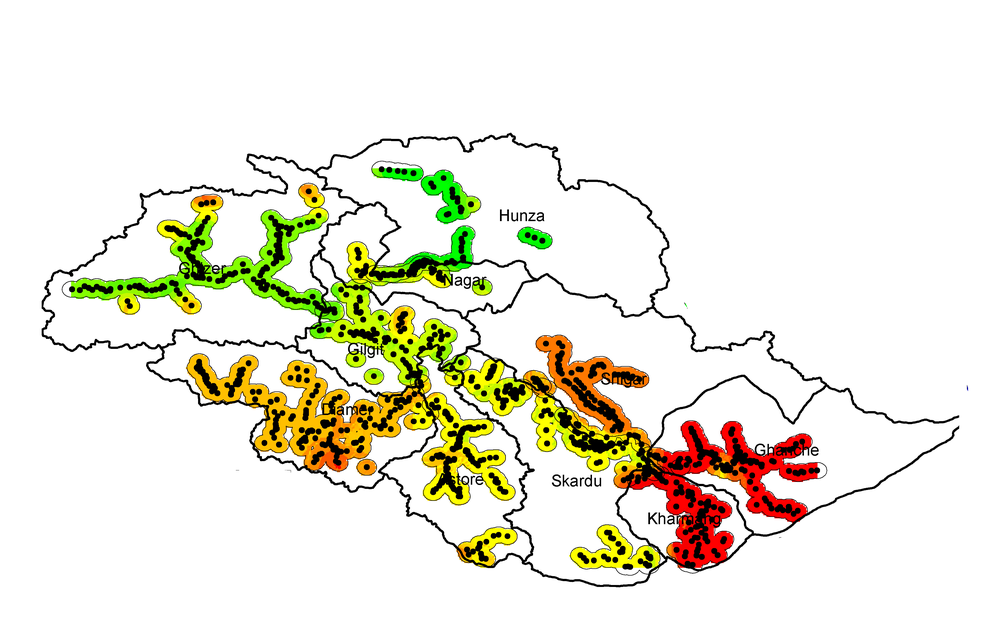
%> input picture assigment/images/Group-1-3-5.tif, 1000 x 625 px, shrunk from 3600 x 2250 before the run
$ octave highpass.m   (GNU Octave 9; MATLAB toolbox functions it lacks are replaced by stand-ins)
%> lines starting %> are read from the running program, lines starting %| are printed output that depends on the picture
% Read the 4-channel image
I = imread('./images/Group-1-3-5.tif');

% Extract the first three channels to form an RGB image
ch1 = I(:,:,1); % Red
ch2 = I(:,:,2); % Green
ch3 = I(:,:,3); % Blue
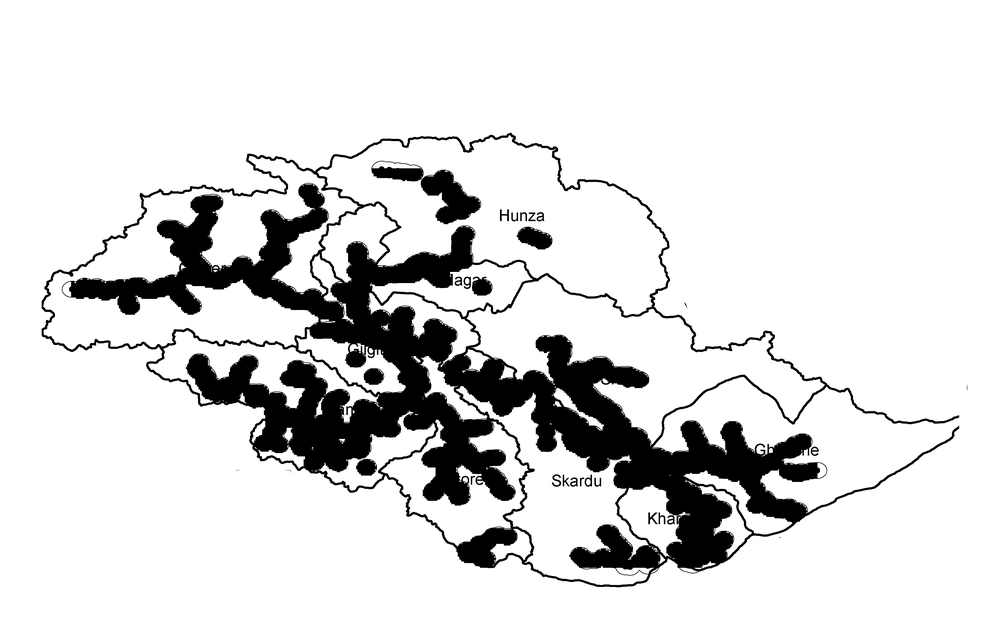
%> ch3: size 625x1000 uint8; min 0, max 255, mean 220.4
I_rgb = cat(3, ch1, ch2, ch3);

% Apply low-pass filter to each channel
sigma_lp = 100; % Standard deviation for low-pass filter, adjust as needed
ch1_lp = imgaussfilt(ch1, sigma_lp);
ch2_lp = imgaussfilt(ch2, sigma_lp);
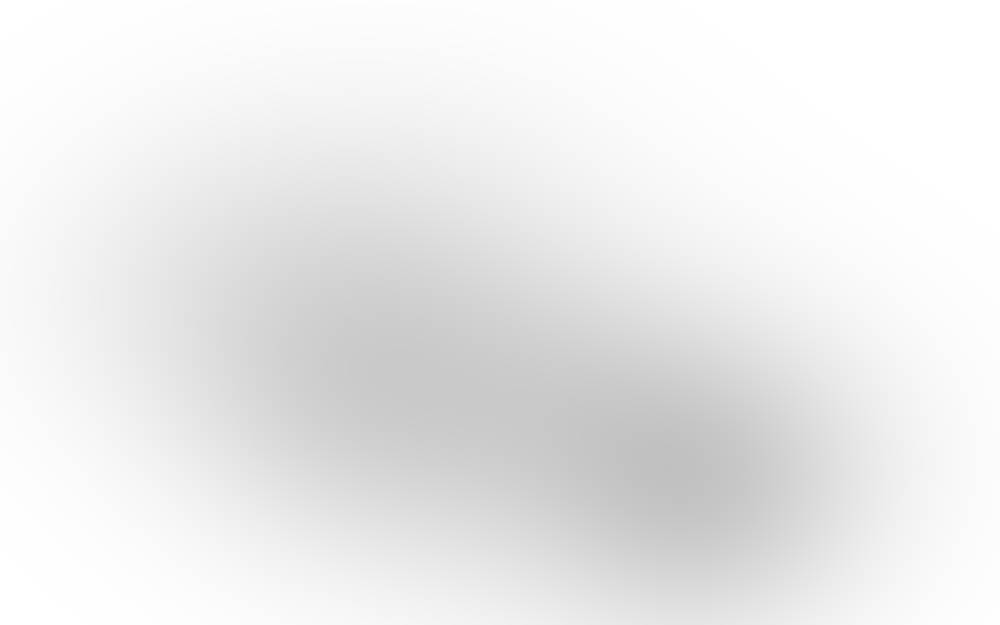
%> ch2_lp: size 625x1000 uint8; min 192, max 255, mean 235.5
ch3_lp = imgaussfilt(ch3, sigma_lp);
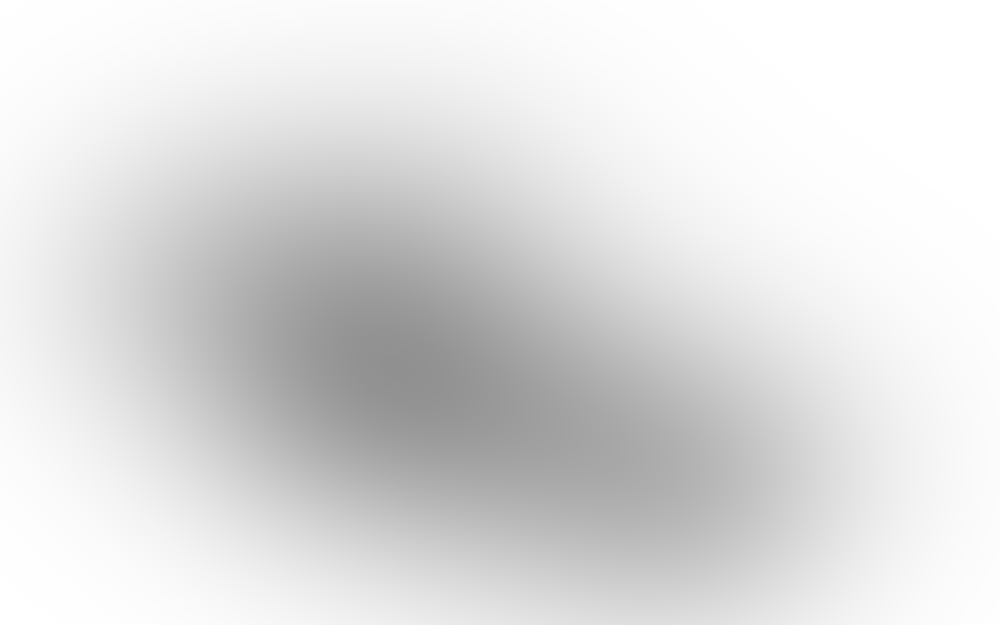
%> ch3_lp: size 625x1000 uint8; min 144, max 255, mean 222.2

% Apply high-pass filter to each channel
ch1_hp = double(ch1) - double(ch1_lp);
ch2_hp = double(ch2) - double(ch2_lp);
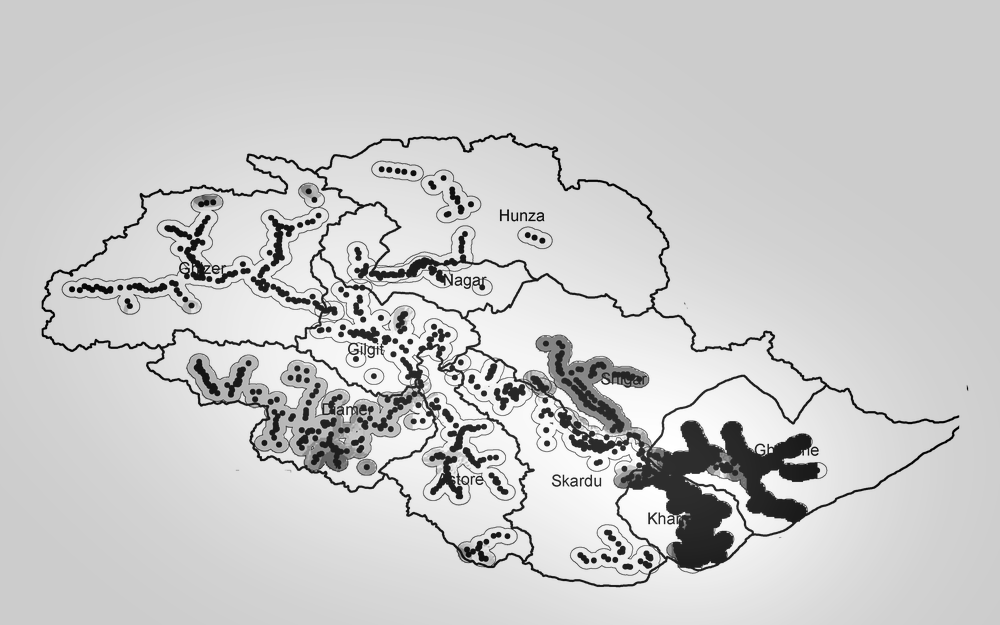
%> ch2_hp: size 625x1000 double; min -249, max 62, mean -1.3; drawn with min black and max white
ch3_hp = double(ch3) - double(ch3_lp);
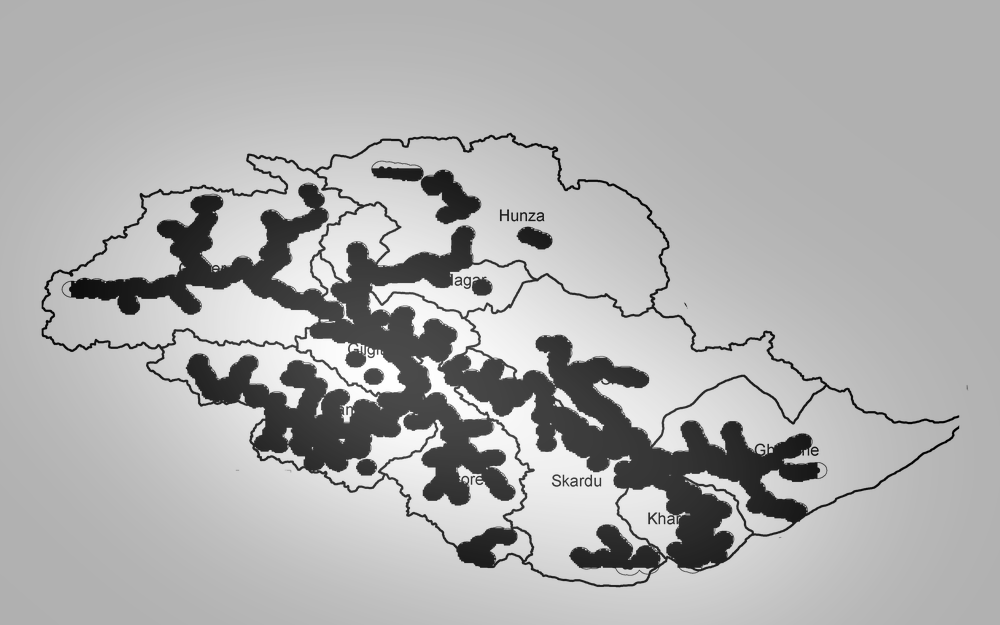
%> ch3_hp: size 625x1000 double; min -249, max 111, mean -1.8; drawn with min black and max white

% Combine the high-pass filtered channels to form the filtered RGB image
I_rgb_hp = cat(3, uint8(ch1_hp), uint8(ch2_hp), uint8(ch3_hp));
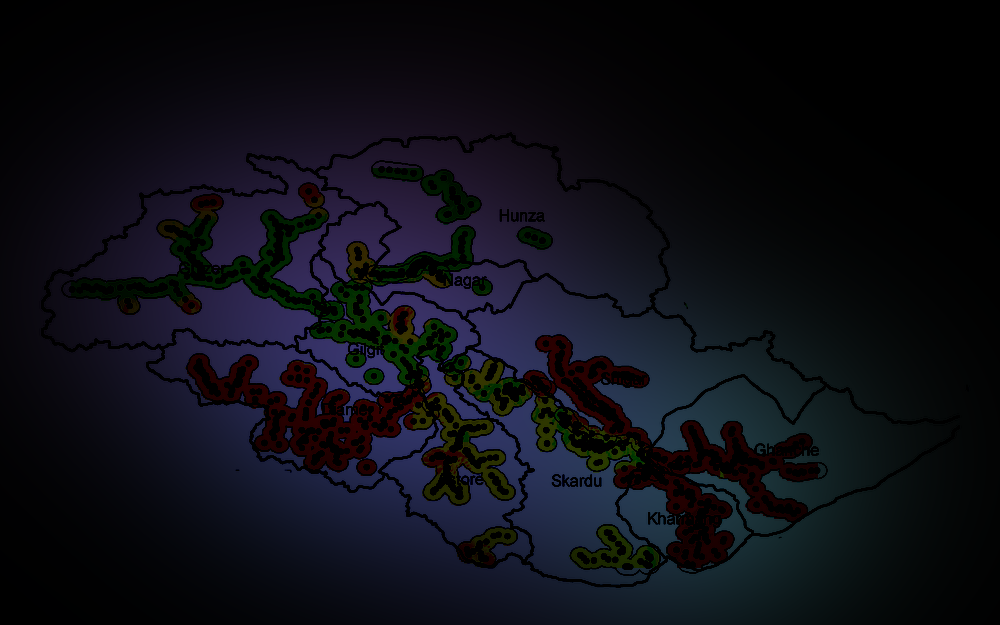
%> I_rgb_hp: size 625x1000x3 uint8; mean R, G, B 13.5, 14.3, 21.6

% Apply unsharp mask filter
amount = 2; % Sharpening amount
I_rgb_sharpened = double(I_rgb) + amount * double(I_rgb_hp);
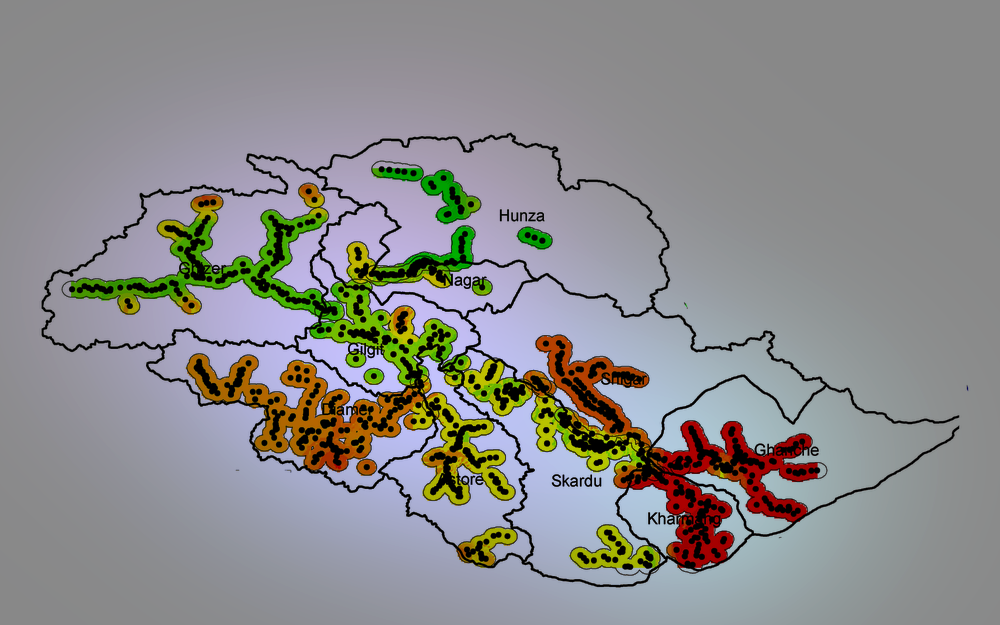
%> I_rgb_sharpened: size 625x1000x3 double; mean R, G, B 263.1, 262.8, 263.5; drawn with min black and max white
I_rgb_sharpened = uint8(I_rgb_sharpened); % Ensure the image is in the uint8 format
%> I_rgb_sharpened: size 625x1000x3 uint8

% Display the original, high-pass filtered, and sharpened images
figure;
imshow(I_rgb);
title('Original RGB Image');

figure;
imshow(I_rgb_hp);
title('Filtered High-Pass RGB Image');

figure;
imshow(I_rgb_sharpened);
title('Sharpened RGB Image');

$ run again, with assigment/images/group7-8.tif copied over assigment/images/Group-1-3-5.tif
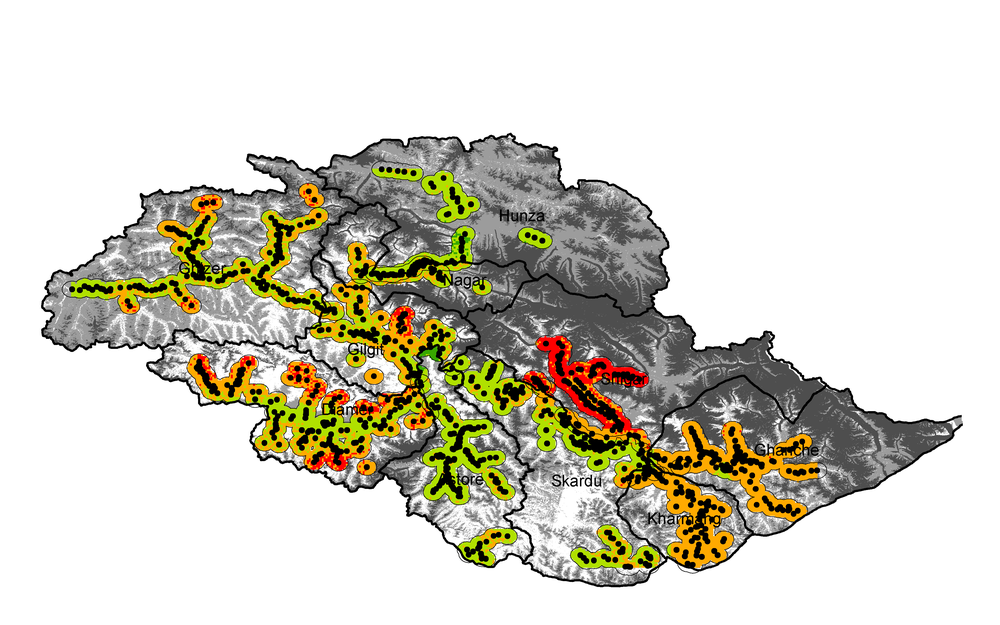
%> input picture assigment/images/group7-8.tif, 1000 x 625 px, shrunk from 3600 x 2250 before the run
%> `I_rgb_hp = cat(3, uint8(ch1_hp), uint8(ch2_hp), uint8(ch3_hp));`:
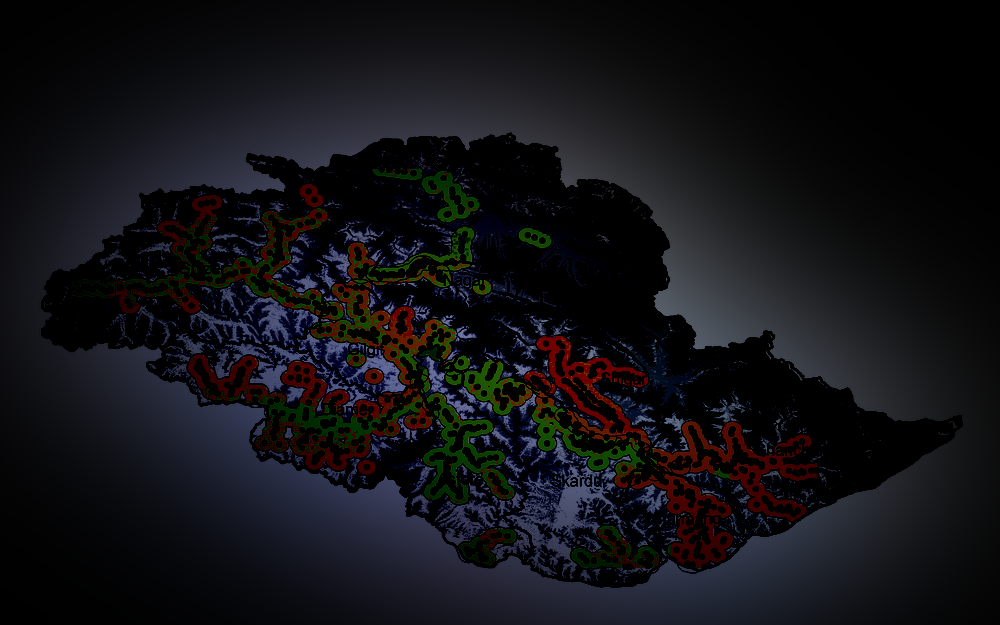
%> I_rgb_hp: size 625x1000x3 uint8; mean R, G, B 18.1, 17.9, 21.5
%> `I_rgb_sharpened = uint8(I_rgb_sharpened);`:
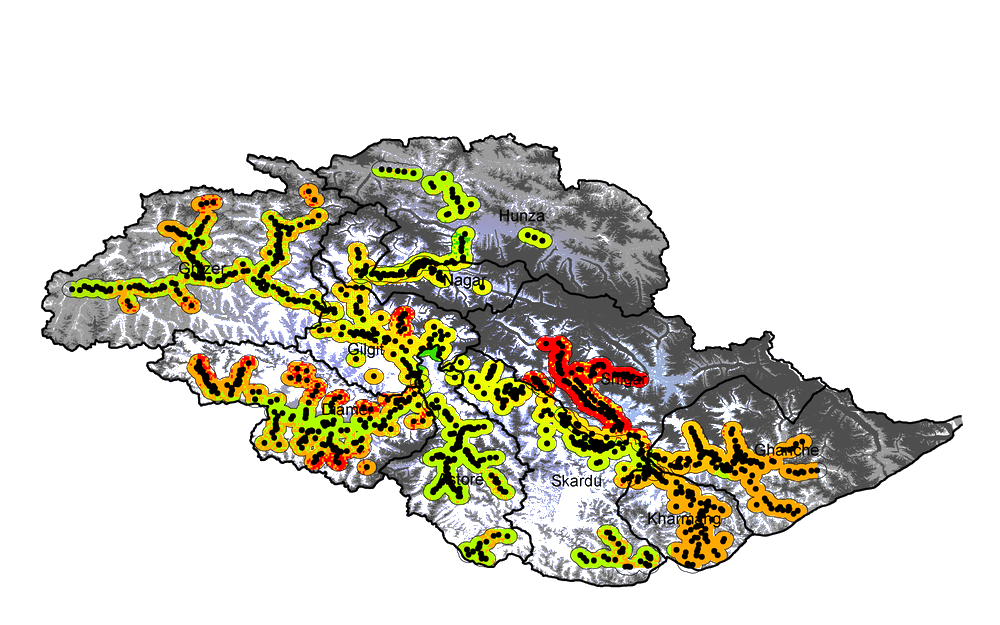
%> I_rgb_sharpened: size 625x1000x3 uint8; mean R, G, B 214.2, 212.2, 199.6
